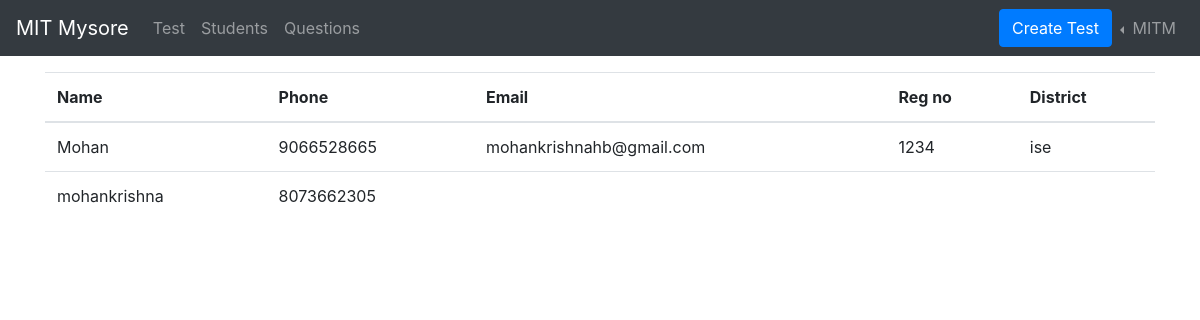
The page /i/student-list (signed in) on the database its author committed.
### users/models.py (models this page shows, shortened)
class Institute(models.Model):
    name = models.CharField(max_length=100)
    email = models.EmailField(unique=True)
    password = models.CharField(max_length=257)
    phone_number = models.CharField(max_length=20, unique=True)
    institute_code = models.CharField(
        max_length=20, default=random_code, unique=True)

class Student(models.Model):
    reg_no = models.CharField(max_length=20, blank=True, null=True)
    name = models.CharField(max_length=50, unique=True)
    email = models.EmailField(unique=True, blank=True, null=True)
    phone_number = models.CharField(max_length=20, unique=True)
    password = models.CharField(max_length=257)
    puc_college = models.CharField(max_length=200, blank=True, null=True)
    preffered_branch = models.CharField(max_length=100, blank=True, null=True)
    institute = models.ForeignKey(
        Institute, on_delete=models.CASCADE, related_name="students")

### users/views.py (the view)
# urls.py: path('i/student-list', views.studentList),
def studentList(request):
    if request.session.get('institute', False):
        email = request.session['institute']
        if Institute.objects.filter(email=email).exists():
            institute = Institute.objects.filter(email=email)[0]
            students = Student.objects.all()
            return render(request, "students.html", {"students": students, "institute": institute})
        else:
            return redirect('/log-in')
    else:
        return redirect('/log-in')

### templates/students.html (shortened to what this page needs)
{% extends "nav_institute.html" %} {% block content %}
<div class="container my-3">
    <div class="row">
        <div class="col">
            <div class="table-responsive">
                <table class="table">
                    <thead>
                        <tr>
                            <th>Name</th>
                            <th>Phone</th>
                            <th>Email</th>
                            <th>Reg no</th>
                            <th>District</th>
                        </tr>
                    </thead>
                    <tbody>
                        {% for student in students %}
                        <tr>
                            <td>{{student.name}}</td>
                            <td>{{student.phone_number}}</td>
                            <td>{{student.email}}</td>
                            <td>{{student.reg_no}}</td>
                            <td>{{student.preffered_branch}}</td>
                        </tr>
                        {% endfor %}
                    </tbody>
                </table>
            </div>
        </div>
    </div>
</div>
{% endblock %}

### templates/nav_institute.html (shortened to what this page needs)
<!DOCTYPE html>
<html lang="en">
<head>
  <link rel="stylesheet" href="https://maxcdn.bootstrapcdn.com/bootstrap/4.5.0/css/bootstrap.min.css" />
</head>
<body>
  <nav class="navbar navbar-expand-sm bg-dark navbar-dark">
    <a class="navbar-brand" href="/">MIT Mysore</a>
    <div class="collapse navbar-collapse" id="collapsibleNavbar">
      <ul class="navbar-nav mr-auto">
        <li class="nav-item">
          <a class="nav-link" href="/test/i/test-list">Test</a>
        </li>
        <li class="nav-item">
          <a class="nav-link" href="/i/student-list">Students</a>
        </li>
        <li class="nav-item">
          <a class="nav-link" href="/test/i/question-list">Questions</a>
        </li>
      </ul>
      <a class="btn btn-primary" href="/test/i/create-test">
        Create Test
      </a>
      <ul class="navbar-nav">
        <li class="nav-item dropdown dropleft">
          <a class="nav-link dropdown-toggle" href="#" id="navbardrop" data-toggle="dropdown">
            {{institute.name}}
          </a>
        </li>
      </ul>
    </div>
  </nav>
  {% block content %} {% endblock %}
</body>
</html>

### rows shown on the page
Institute: name "MITM"
Student: name "Mohan", phone_number "9066528665", email "mohankrishnahb@gmail.com", reg_no "1234", preffered_branch "ise"
Student: name "mohankrishna", phone_number "8073662305"
